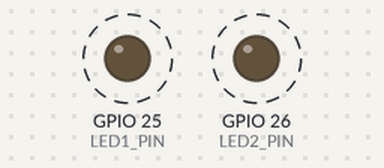
The sketch below on a simulated ESP32. Parts: output pins drawn as LEDs (lit = HIGH). Dashed ring = blinking.

Above: at 0.2 s.
Timing chart, 0 to 3.0 s (numbered marks = the images above):
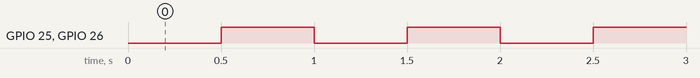

Measured:
- by itself, GPIO 25 (LED1_PIN), GPIO 26 (LED2_PIN): alternates HIGH for 0.50 s and LOW for 0.50 s

The sketch:

1.LED_example.ino
```cpp
/**
 * @brief LED 예제
 */

// ======== 사용 라이브러리 =========
// (이 예제는 LED 토글만 사용하므로 아래 헤더는 생략 가능합니다)
// // MAX3010x : 1.1.2
// // Adafruit_GFX : 1.12.1
// // Adafruit_SSD1306 : 2.5.13
// =================================

// #include <Arduino.h>  // PlatformIO/VSCode 사용 시 권장

// 핀 번호

#define LED1_PIN 25
#define LED2_PIN 26

// 주기 제어

#define LED_INTERVAL_TIME_MS 500 // (500ms)

// 주기 제어를 위한 변수
uint32_t prev_time;

// LED ON/OFF 상태 변수
bool led_state = false;

void setup()
{
  // 시리얼 초기화 및 시작
  Serial.begin(115200);

  // LED1, LED2 핀을 출력모드로 설정합니다.
  pinMode(LED1_PIN, OUTPUT);
  pinMode(LED2_PIN, OUTPUT);
}

void loop()
{


  if (millis() - prev_time >= LED_INTERVAL_TIME_MS) // 500ms마다 led1,2 토글
  {
    // cpu 가동시간으로 부터 시간 측정
    prev_time = millis();

    // False -> True
    led_state = !led_state;
    // led_state = True 면 HIGH, False 면 LOW 로서
    // LED가 주기적으로 깜빡거립니다.
    digitalWrite(LED1_PIN, led_state ? HIGH : LOW);
    digitalWrite(LED2_PIN, led_state ? HIGH : LOW);
  }
}
```
